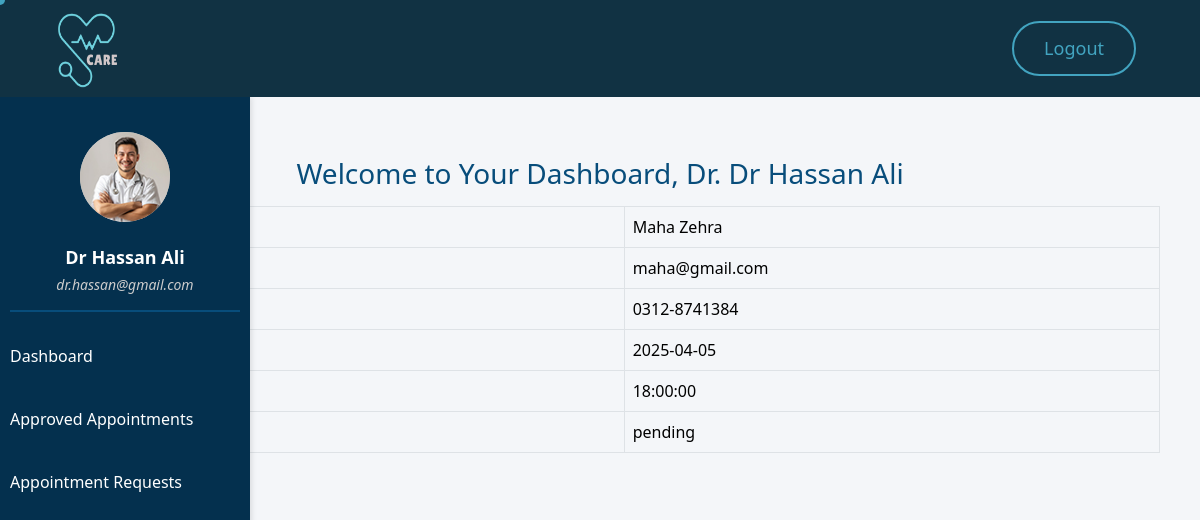
Page /doctor/view_patient.php?id=62 (signed in) on the committed database.
### tables this page shows
CREATE TABLE `doctor_add` (
  `id` int(11) NOT NULL,
  `doctor_name` varchar(100) NOT NULL,
  `doctor_email` varchar(100) NOT NULL,
  `doctor_phone` varchar(15) NOT NULL,
  `doctor_days` varchar(100) DEFAULT NULL,
  `timing` varchar(100) DEFAULT NULL,
  `password` varchar(255) DEFAULT NULL,
  `file_name` varchar(255) DEFAULT NULL,
  `status` enum('pending','approved','rejected') NOT NULL DEFAULT 'pending',
  `created_at` timestamp NULL DEFAULT current_timestamp(),
  `city` int(11) DEFAULT NULL,
  `specialization_id` int(11) DEFAULT NULL
);

CREATE TABLE `doc_patient_appointments` (
  `id` int(11) NOT NULL,
  `patient_id` int(11) DEFAULT NULL,
  `doctor_id` int(11) DEFAULT NULL,
  `appointment_date` date DEFAULT NULL,
  `appointment_time` time DEFAULT NULL,
  `status` enum('pending','approved','rejected') DEFAULT 'pending',
  `status_message` varchar(255) DEFAULT NULL
);

CREATE TABLE `patient_reg` (
  `id` int(11) NOT NULL,
  `patient_name` varchar(50) NOT NULL,
  `patient_age` int(50) NOT NULL,
  `patient_email` varchar(50) NOT NULL,
  `patient_phone` varchar(50) NOT NULL,
  `patient_password` varchar(255) DEFAULT NULL
);

### doctor/view_patient.php (the view, shortened to what this page needs)
<?php
require_once "connection.php";
$doctor_email = $_SESSION['doctor'] ?? null;
if ($doctor_email) {
    $sql = "SELECT * FROM doctor_add WHERE doctor_email = ?";
    $stmt = $con->prepare($sql);
    $stmt->bind_param("s", $doctor_email);
    $stmt->execute();
    $result = $stmt->get_result();
    $doctor = $result->fetch_assoc();
} else {
    header('Location: login.php');
    exit();
}
$appointment_id = $_GET['id'] ?? null;
$query_appointment = "SELECT a.*, p.patient_name, p.patient_email, p.patient_phone
                      FROM doc_patient_appointments a
                      JOIN patient_reg p ON a.patient_id = p.id
                      WHERE a.id = ?";
$stmt_appointment = $con->prepare($query_appointment);
$stmt_appointment->bind_param("i", $appointment_id);
$stmt_appointment->execute();
$result_appointment = $stmt_appointment->get_result();
if ($result_appointment->num_rows > 0) {
    $appointment_details = $result_appointment->fetch_assoc();
} else {
    header('Location: appointments.php');
    exit();
}
?>
<!DOCTYPE html>
<html lang="en">
<head>
    <link rel="stylesheet" href="css/layout.css">
    <?php require_once "mainlinks.php"; ?>
</head>
<body class="tt-magic-cursor">
<div id="magic-cursor">
</div>
<div class="dashboard_container">
    <?php include('linkheader.php'); ?>
    <div class="dashboard_main">
        <?php include('side.php'); ?>
        <div class="dashboard_content_main">
            <div class="main-content">
                <h1>Welcome to Your Dashboard, Dr. <?= isset($doctor['doctor_name']) ? htmlspecialchars($doctor['doctor_name']) : 'Doctor' ?></h1>
                <table class="table table-bordered">
            <tr>
                <th>Patient Name</th>
                <td><?php echo $appointment_details['patient_name']; ?></td>
            </tr>
            <tr>
                <th>Patient Email</th>
                <td><?php echo $appointment_details['patient_email']; ?></td>
            </tr>
            <tr>
                <th>Patient Phone</th>
                <td><?php echo $appointment_details['patient_phone']; ?></td>
            </tr>
            <tr>
                <th>Appointment Date</th>
                <td><?php echo $appointment_details['appointment_date']; ?></td>
            </tr>
            <tr>
                <th>Appointment Time</th>
                <td><?php echo $appointment_details['appointment_time']; ?></td>
            </tr>
            <tr>
                <th>Status</th>
                <td><?php echo $appointment_details['status']; ?></td>
            </tr>
        </table>
            </div>
        </div>
    </div>
 </div>
</body>
</html>

### doctor/side.php (shortened to what this page needs)
<div class="sidebar">
    <div class="profile-section">
    <img src="../<?= htmlspecialchars($doctor['file_name']); ?>" alt="Doctor Profile Image" class="profile-image">
        <h4><?php echo htmlspecialchars($doctor['doctor_name']); ?></h4>
        <p><?php echo htmlspecialchars($doctor['doctor_email']); ?></p>
    </div>
    <ul class="navbar-nav ms-auto mb-2 mb-lg-0">
        <li class="nav-item">
            <a class="nav-link active" aria-current="page" href="index.php">Dashboard</a>
        </li>
        <li class="nav-item">
            <a class="nav-link active" href="approved_appointments.php">Approved Appointments</a>
        </li>
        <li class="nav-item">
            <a class="nav-link active" href="doc_appointments.php">Appointment Requests</a>
        </li>
    </ul>
</div>

### doctor/css/layout.css (style rules this page uses)
.dashboard_container { display: flex; flex-direction: column; height: 100vh; overflow: hidden; }
.dashboard_main { display: flex; flex: 1; overflow: hidden; }
.dashboard_content_main { flex: 1; padding: 20px; background-color: #f4f6f9; overflow-y: auto; box-sizing: border-box; }

### css/custom.css (style rules this page uses)
:root { --body-background : #FFF7F4; --primary-color : #113243; --text-color : #191717eb; --accent-color : #42a4c0; --secondry-color : #FFFFFF; --transparent-color : #fffbfbcb; --transparent-secondry-color : #000000aa; --light-Background : #bcddf7; --light-accent-color : #113f56; --default-font : "Figtree", sans-serif;; }
body { font-family: var(--default-font); font-size: 16px; font-weight: 400; line-height: 1.5em; color: var(--text-color); background: var(--body-background); }
p { margin: 0; font-size: 18px; }
h1, h2, h3, h4, h5, h6 { font-weight: 600; color: var(--primary-color); line-height: 1.1em; margin :0; }
img { max-width: 100%; }
a { text-decoration: none; }
html, body { width: 100%; overflow-x: clip; }
#magic-cursor { position: absolute; width: 10px !important; height: 10px !important; pointer-events: none; z-index: 1000000; }

### doctor/view_patient.php (style rules this page uses)
.main-content { padding: 40px 20px; background-color: #f4f6f9; min-height: 100vh; box-sizing: border-box; }
.main-content h1 { font-size: 28px; color: #084d7b; margin-bottom: 15px; text-align: center; }

### doctor/side.php (style rules this page uses)
.sidebar .profile-image { width: 90px; height: 90px; border-radius: 50%; background-color: #ccc; object-fit: contain; margin-bottom: 15px; }
.sidebar { width: 250px; background-color: #04304e; color: #fff; padding: 20px 10px; height: 100vh; overflow-y: auto; position: fixed; box-shadow: 2px 0 5px rgba(0, 0, 0, 0.1); }
.sidebar a { display: block; padding: 12px 20px; color: #fff; text-decoration: none; font-size: 16px; margin-bottom: 15px; border-radius: 5px; transition: all 0.3s ease; }
.sidebar .profile-section { text-align: center; padding: 15px 0; border-bottom: 2px solid #084d7b; margin-bottom: 20px; }
.sidebar .profile-section h4 { font-size: 18px; margin: 10px 0 5px; color: #fff; font-weight: bold; }
.sidebar .profile-section p { font-size: 14px; color: #ccc; margin: 0; word-wrap: break-word; font-style: italic; }

### rows in the picture
doctor_add: file_name (picture), doctor_name "Dr Hassan Ali", doctor_email "dr.hassan@gmail.com"
doc_patient_appointments: patient.patient_name "Maha Zehra", patient.patient_email "maha@gmail.com", patient.patient_phone "0312-8741384", appointment_date "2025-04-05", appointment_time "18:00:00", status "pending"
